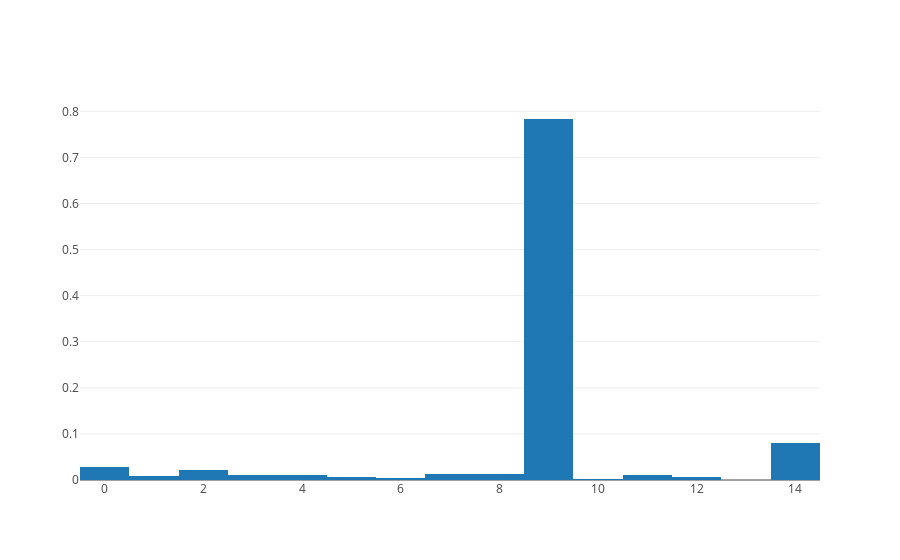

The cell this chart's notebook holds for it:
### Code cell
Y = lda.transform(X)
trace = go.Histogram(x=[np.argmax(y) for y in Y],
                     histnorm='probability')

data = [trace]

# Plot and embed in ipython notebook!
iplot(data, filename='basic-scatter')

### Figure 1 — Plotly figure (JSON) as saved in the notebook; plotly's stock layout.template omitted (floating-point values rounded to 4 significant figures; data arrays with more than 128 entries replaced by an {"elided": "..."} marker saying what was removed)
{"data": [{"histnorm": "probability", "type": "histogram", "uid": "0842f424-44b8-4320-9b9f-d06fdff3e03c", "x": {"elided": "6808 int values"}}], "layout": {}}
